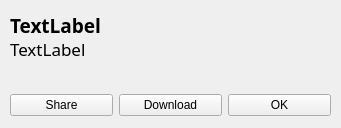
<?xml version="1.0" encoding="UTF-8"?>
<ui version="4.0">
 <class>FileInfo</class>
 <widget class="QWidget" name="FileInfo">
  <property name="geometry">
   <rect>
    <x>0</x>
    <y>0</y>
    <width>341</width>
    <height>128</height>
   </rect>
  </property>
  <property name="windowTitle">
   <string>Form</string>
  </property>
  <widget class="QLabel" name="fileName">
   <property name="geometry">
    <rect>
     <x>10</x>
     <y>10</y>
     <width>151</width>
     <height>31</height>
    </rect>
   </property>
   <property name="font">
    <font>
     <family>Padauk</family>
     <pointsize>14</pointsize>
     <weight>75</weight>
     <bold>true</bold>
    </font>
   </property>
   <property name="text">
    <string>TextLabel</string>
   </property>
  </widget>
  <widget class="QLabel" name="share_lbl">
   <property name="geometry">
    <rect>
     <x>10</x>
     <y>40</y>
     <width>301</width>
     <height>17</height>
    </rect>
   </property>
   <property name="font">
    <font>
     <family>Padauk</family>
     <pointsize>13</pointsize>
    </font>
   </property>
   <property name="text">
    <string>TextLabel</string>
   </property>
  </widget>
  <widget class="QWidget" name="horizontalLayoutWidget">
   <property name="geometry">
    <rect>
     <x>10</x>
     <y>90</y>
     <width>321</width>
     <height>31</height>
    </rect>
   </property>
   <layout class="QHBoxLayout" name="horizontalLayout">
    <item>
     <widget class="QPushButton" name="share_Btn">
      <property name="text">
       <string>Share</string>
      </property>
     </widget>
    </item>
    <item>
     <widget class="QPushButton" name="download_btn">
      <property name="text">
       <string>Download</string>
      </property>
     </widget>
    </item>
    <item>
     <widget class="QPushButton" name="ok_btn">
      <property name="text">
       <string>OK</string>
      </property>
     </widget>
    </item>
   </layout>
  </widget>
 </widget>
 <resources/>
 <connections>
  <connection>
   <sender>ok_btn</sender>
   <signal>clicked()</signal>
   <receiver>FileInfo</receiver>
   <slot>onOKPress()</slot>
   <hints>
    <hint type="sourcelabel">
     <x>295</x>
     <y>98</y>
    </hint>
    <hint type="destinationlabel">
     <x>270</x>
     <y>70</y>
    </hint>
   </hints>
  </connection>
  <connection>
   <sender>share_Btn</sender>
   <signal>clicked()</signal>
   <receiver>FileInfo</receiver>
   <slot>onSharePress()</slot>
   <hints>
    <hint type="sourcelabel">
     <x>38</x>
     <y>107</y>
    </hint>
    <hint type="destinationlabel">
     <x>43</x>
     <y>70</y>
    </hint>
   </hints>
  </connection>
  <connection>
   <sender>download_btn</sender>
   <signal>clicked()</signal>
   <receiver>FileInfo</receiver>
   <slot>onDownloadPress()</slot>
   <hints>
    <hint type="sourcelabel">
     <x>177</x>
     <y>107</y>
    </hint>
    <hint type="destinationlabel">
     <x>190</x>
     <y>27</y>
    </hint>
   </hints>
  </connection>
 </connections>
 <slots>
  <slot>onOKPress()</slot>
  <slot>onSharePress()</slot>
  <slot>onDownloadPress()</slot>
 </slots>
</ui>
